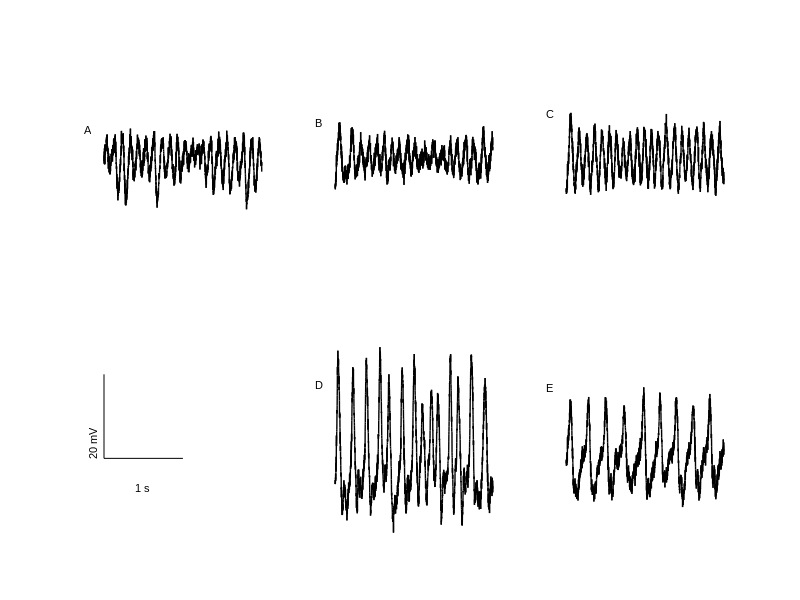

The MATLAB source for this figure:
% One column = 17.35 max
% two column = 8.3 cm max
close all
clc
clear

FS = 8;             % fontsize - point
font = 'arial';
fig_width = 17;  % cm
fig_height = 5;  % cm

LW = 1;         % linewidth

min_y = -18;
max_y = 27;

fig_filename = '/Users/dean/Projects/CRLBNeuro/manuscript/figures/pdf/JR_seizure.pdf';
figure('units','centimeters','papersize',[fig_height fig_width],'filename',fig_filename,'position',[2 2 fig_width fig_height]);


%
load Lopes_alpha.mat
y = detrend(y);
max_l_a = max(y(3001:end))
min_l_a = min(y(3001:end))

ax(1) = subplot(231);

plot(t(3001:end)-3,y(3001:end),'k','linewidth',LW)

ylim(ax(1),[min_y,max_y])
xlim(ax(1),[0 2])

axis off
set(gca,'fontsize',FS,'fontname',font)
text_x = -0.25;
text_y = max(y(3001:end));
text(text_x,text_y,'A','fontsize',FS,'fontname',font)

%
load JR_alpha.mat
y = detrend(y);
max_j_a = max(y)
min_j_a = min(y)

ax(2) = subplot(232);

plot(t,y,'k','linewidth',LW)

ylim(ax(2),[min_y,max_y])
xlim(ax(2),[0 2])

axis off
set(gca,'fontsize',FS,'fontname',font)
text_x = -0.25;
text_y = max(y);
text(text_x,text_y,'B','fontsize',FS,'fontname',font)

load JR_seizure.mat
y = detrend(y);
max_j_s = max(y)
min_j_s = min(y)

ax(3) = subplot(235);

plot(t,y,'k','linewidth',LW)

ylim(ax(3),[min_y,max_y])
xlim(ax(3),[0 2])

axis off
set(gca,'fontsize',FS,'fontname',font)
text_x = -0.25;
text_y = max(-y);
text(text_x,text_y,'D','fontsize',FS,'fontname',font)

%
load Wendling_alpha.mat
y = detrend(y);
max_w_a = max(y)
min_w_a = min(y)

ax(4) = subplot(233);

plot(t,y,'k','linewidth',LW)

ylim(ax(4),[min_y,max_y])
xlim(ax(4),[0 2])

axis off
set(gca,'fontsize',FS,'fontname',font)
text_x = -0.25;
text_y = max(y);
text(text_x,text_y,'C','fontsize',FS,'fontname',font)

load Wendling_spikes.mat
y = detrend(y);
max_w_s = max(y)
min_w_s = min(y)

ax(5) = subplot(236);

plot(t,y,'k','linewidth',LW)

ylim(ax(5),[min_y,max_y])
xlim(ax(5),[0 2])

axis off
set(gca,'fontsize',FS,'fontname',font)
text_x = -0.25;
text_y = max(y);
text(text_x,text_y,'E','fontsize',FS,'fontname',font)

% this is the legenend for time and amplitude
ax(6) = subplot(234);

ylim(ax(6),[min_y,max_y])
xlim(ax(6),[0 2])

axis off
line([0 1],[0 0],'color','black')
line([0 0],[0 20],'color','black')
text(.4,-max_y/4,'1 s','fontsize',FS,'fontname',font)
text(-.15,0,'20 mV','rotation',90,'fontsize',FS,'fontname',font)
% text(-.15,-max_y/4,'Amplitude','rotation',90)